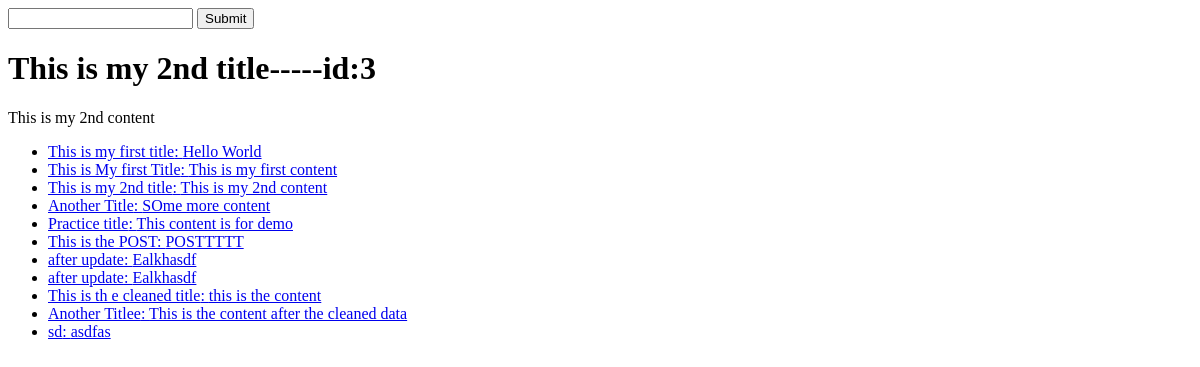
Before: / with the older database file.
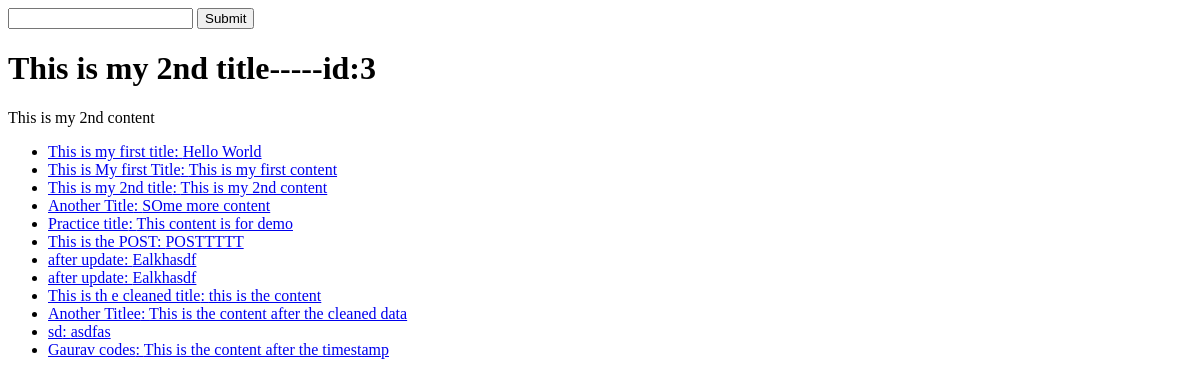
After: the same page with the newer database file.
### articles/models.py (models this page shows, shortened)
class Article(models.Model):
  title = models.CharField(max_length=120)
  slug = models.SlugField(max_length= 50,blank= True , null= True)
  content = models.TextField()
  timestamp = models.DateTimeField(auto_now_add = True)
  updated = models.DateTimeField(auto_now = True)
  publish = models.DateField(auto_now_add = False, auto_now = False, default= timezone.now,null=True, blank= True)

### trydjango/views.py (the view)
# urls.py: path("",home_view),
def home_view(request, *args, **kwargs):
  name = "Gaurav"
  random_id = random.randint(1,4)
  article_obj = Article.objects.get(id=random_id)
  article_queryset = Article.objects.all()
  context = {
    "object_list":article_queryset,
    "object":article_obj,
    "title":article_obj.title,
    "id":article_obj.id,
    "content":article_obj.content
  }
  HTML_STRING = render_to_string("home-view.html",context=context)
  return HttpResponse(HTML_STRING)

### templates/home-view.html
{%extends "base.html"%}
{%block content%}
<h1>{{object.title}}-----id:{{id}}</h1>
<p>{{content}}</p>
<ul>{%for x in object_list%}
  {%if x.title%}
  <li>
    <a href="/articles/{{x.id}}">{{x.title}}: {{x.content}}</a></li>
  {%endif%}
{%endfor%}
</ul>
{%endblock content%}

Changed rows visible on the page:
added Article: title "Gaurav codes", content "This is the content after the timestamp"
